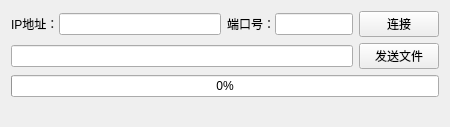
<?xml version="1.0" encoding="UTF-8"?>
<ui version="4.0">
 <class>ClientWidget</class>
 <widget class="QWidget" name="ClientWidget">
  <property name="geometry">
   <rect>
    <x>0</x>
    <y>0</y>
    <width>450</width>
    <height>127</height>
   </rect>
  </property>
  <property name="windowTitle">
   <string>ClientWidget</string>
  </property>
  <layout class="QVBoxLayout" name="verticalLayout">
   <item>
    <layout class="QHBoxLayout" name="horizontalLayout_4" stretch="5,3,1">
     <item>
      <layout class="QHBoxLayout" name="horizontalLayout">
       <property name="spacing">
        <number>0</number>
       </property>
       <item>
        <widget class="QLabel" name="label">
         <property name="text">
          <string>IP地址：</string>
         </property>
        </widget>
       </item>
       <item>
        <widget class="QLineEdit" name="lineEditIP"/>
       </item>
      </layout>
     </item>
     <item>
      <layout class="QHBoxLayout" name="horizontalLayout_2">
       <property name="spacing">
        <number>0</number>
       </property>
       <item>
        <widget class="QLabel" name="label_2">
         <property name="text">
          <string>端口号：</string>
         </property>
        </widget>
       </item>
       <item>
        <widget class="QLineEdit" name="lineEditPort"/>
       </item>
      </layout>
     </item>
     <item>
      <widget class="QPushButton" name="pushButtonConnect">
       <property name="text">
        <string>连接</string>
       </property>
      </widget>
     </item>
    </layout>
   </item>
   <item>
    <layout class="QHBoxLayout" name="horizontalLayout_3">
     <item>
      <widget class="QLineEdit" name="lineEditFile"/>
     </item>
     <item>
      <widget class="QPushButton" name="pushBtnSelectFile">
       <property name="text">
        <string>发送文件</string>
       </property>
      </widget>
     </item>
    </layout>
   </item>
   <item>
    <widget class="QProgressBar" name="progressBar">
     <property name="value">
      <number>0</number>
     </property>
     <property name="textVisible">
      <bool>true</bool>
     </property>
    </widget>
   </item>
   <item>
    <spacer name="verticalSpacer">
     <property name="orientation">
      <enum>Qt::Vertical</enum>
     </property>
     <property name="sizeHint" stdset="0">
      <size>
       <width>20</width>
       <height>40</height>
      </size>
     </property>
    </spacer>
   </item>
  </layout>
 </widget>
 <resources/>
 <connections/>
</ui>
